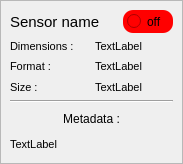
<?xml version="1.0" encoding="UTF-8"?>
<ui version="4.0">
 <class>FormSensorView</class>
 <widget class="QWidget" name="FormSensorView">
  <property name="geometry">
   <rect>
    <x>0</x>
    <y>0</y>
    <width>183</width>
    <height>164</height>
   </rect>
  </property>
  <property name="minimumSize">
   <size>
    <width>0</width>
    <height>0</height>
   </size>
  </property>
  <property name="windowTitle">
   <string>Form</string>
  </property>
  <property name="autoFillBackground">
   <bool>true</bool>
  </property>
  <property name="styleSheet">
   <string notr="true"/>
  </property>
  <layout class="QHBoxLayout" name="horizontalLayout_3">
   <property name="leftMargin">
    <number>0</number>
   </property>
   <property name="topMargin">
    <number>0</number>
   </property>
   <property name="rightMargin">
    <number>0</number>
   </property>
   <property name="bottomMargin">
    <number>0</number>
   </property>
   <item>
    <widget class="QFrame" name="frame">
     <property name="styleSheet">
      <string notr="true"/>
     </property>
     <property name="frameShape">
      <enum>QFrame::StyledPanel</enum>
     </property>
     <property name="frameShadow">
      <enum>QFrame::Raised</enum>
     </property>
     <layout class="QVBoxLayout" name="verticalLayout_4">
      <item>
       <layout class="QHBoxLayout" name="horizontalLayout">
        <item>
         <widget class="QLabel" name="labelSensorName">
          <property name="font">
           <font>
            <pointsize>11</pointsize>
           </font>
          </property>
          <property name="text">
           <string>Sensor name</string>
          </property>
         </widget>
        </item>
        <item>
         <spacer name="horizontalSpacer">
          <property name="orientation">
           <enum>Qt::Horizontal</enum>
          </property>
          <property name="sizeType">
           <enum>QSizePolicy::MinimumExpanding</enum>
          </property>
          <property name="sizeHint" stdset="0">
           <size>
            <width>0</width>
            <height>20</height>
           </size>
          </property>
         </spacer>
        </item>
        <item>
         <widget class="QFrame" name="frameButtonOnOff">
          <property name="sizePolicy">
           <sizepolicy hsizetype="Minimum" vsizetype="Maximum">
            <horstretch>0</horstretch>
            <verstretch>0</verstretch>
           </sizepolicy>
          </property>
          <property name="minimumSize">
           <size>
            <width>50</width>
            <height>0</height>
           </size>
          </property>
          <property name="maximumSize">
           <size>
            <width>16777215</width>
            <height>16777215</height>
           </size>
          </property>
          <property name="styleSheet">
           <string notr="true">border-radius: 10px; background-color: red</string>
          </property>
          <property name="frameShape">
           <enum>QFrame::StyledPanel</enum>
          </property>
          <property name="frameShadow">
           <enum>QFrame::Raised</enum>
          </property>
          <layout class="QVBoxLayout" name="verticalLayout_5">
           <property name="leftMargin">
            <number>4</number>
           </property>
           <property name="topMargin">
            <number>4</number>
           </property>
           <property name="rightMargin">
            <number>4</number>
           </property>
           <property name="bottomMargin">
            <number>4</number>
           </property>
           <item>
            <widget class="QRadioButton" name="radioButtonOnOff">
             <property name="sizePolicy">
              <sizepolicy hsizetype="Maximum" vsizetype="Fixed">
               <horstretch>0</horstretch>
               <verstretch>0</verstretch>
              </sizepolicy>
             </property>
             <property name="styleSheet">
              <string notr="true"/>
             </property>
             <property name="text">
              <string>off</string>
             </property>
             <property name="checked">
              <bool>false</bool>
             </property>
            </widget>
           </item>
          </layout>
         </widget>
        </item>
       </layout>
      </item>
      <item>
       <layout class="QHBoxLayout" name="horizontalLayout_2">
        <item>
         <layout class="QVBoxLayout" name="verticalLayout">
          <item>
           <widget class="QLabel" name="label_2">
            <property name="font">
             <font>
              <pointsize>8</pointsize>
             </font>
            </property>
            <property name="text">
             <string>Dimensions :</string>
            </property>
           </widget>
          </item>
          <item>
           <widget class="QLabel" name="label_3">
            <property name="font">
             <font>
              <pointsize>8</pointsize>
             </font>
            </property>
            <property name="text">
             <string>Format :</string>
            </property>
           </widget>
          </item>
          <item>
           <widget class="QLabel" name="label">
            <property name="font">
             <font>
              <pointsize>8</pointsize>
             </font>
            </property>
            <property name="text">
             <string>Size :</string>
            </property>
           </widget>
          </item>
         </layout>
        </item>
        <item>
         <layout class="QVBoxLayout" name="verticalLayout_3">
          <item>
           <widget class="QLabel" name="laberDimensions">
            <property name="font">
             <font>
              <pointsize>8</pointsize>
             </font>
            </property>
            <property name="text">
             <string>TextLabel</string>
            </property>
           </widget>
          </item>
          <item>
           <widget class="QLabel" name="labelFormat">
            <property name="font">
             <font>
              <pointsize>8</pointsize>
             </font>
            </property>
            <property name="text">
             <string>TextLabel</string>
            </property>
           </widget>
          </item>
          <item>
           <widget class="QLabel" name="labelSize">
            <property name="font">
             <font>
              <pointsize>8</pointsize>
             </font>
            </property>
            <property name="text">
             <string>TextLabel</string>
            </property>
           </widget>
          </item>
         </layout>
        </item>
       </layout>
      </item>
      <item>
       <layout class="QVBoxLayout" name="verticalLayout_metaData">
        <item>
         <widget class="Line" name="line_metadata">
          <property name="orientation">
           <enum>Qt::Horizontal</enum>
          </property>
         </widget>
        </item>
        <item>
         <widget class="QLabel" name="title_metadata">
          <property name="font">
           <font>
            <pointsize>9</pointsize>
           </font>
          </property>
          <property name="text">
           <string>Metadata :</string>
          </property>
          <property name="alignment">
           <set>Qt::AlignCenter</set>
          </property>
         </widget>
        </item>
        <item>
         <layout class="QHBoxLayout" name="horizontalLayout_metaData">
          <item>
           <widget class="QLabel" name="label_metadata">
            <property name="sizePolicy">
             <sizepolicy hsizetype="Expanding" vsizetype="Preferred">
              <horstretch>0</horstretch>
              <verstretch>0</verstretch>
             </sizepolicy>
            </property>
            <property name="font">
             <font>
              <pointsize>8</pointsize>
             </font>
            </property>
            <property name="text">
             <string>TextLabel</string>
            </property>
           </widget>
          </item>
         </layout>
        </item>
       </layout>
      </item>
     </layout>
    </widget>
   </item>
  </layout>
 </widget>
 <resources/>
 <connections/>
</ui>
